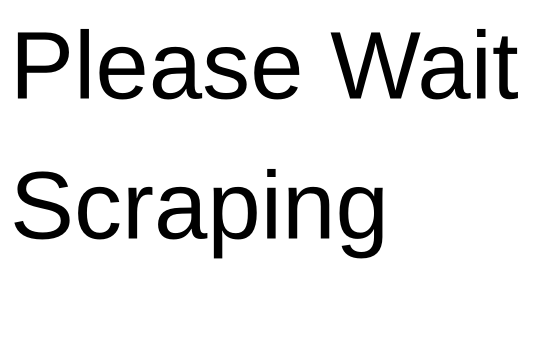
<?xml version="1.0" encoding="UTF-8"?>
<ui version="4.0">
 <class>Widget</class>
 <widget class="QWidget" name="Widget">
  <property name="geometry">
   <rect>
    <x>0</x>
    <y>0</y>
    <width>534</width>
    <height>339</height>
   </rect>
  </property>
  <property name="windowTitle">
   <string>Widget</string>
  </property>
  <property name="styleSheet">
   <string notr="true">background:white</string>
  </property>
  <widget class="QLabel" name="label">
   <property name="geometry">
    <rect>
     <x>10</x>
     <y>-10</y>
     <width>521</width>
     <height>151</height>
    </rect>
   </property>
   <property name="font">
    <font>
     <pointsize>72</pointsize>
    </font>
   </property>
   <property name="text">
    <string>Please Wait</string>
   </property>
  </widget>
  <widget class="QLabel" name="label_2">
   <property name="geometry">
    <rect>
     <x>10</x>
     <y>130</y>
     <width>521</width>
     <height>151</height>
    </rect>
   </property>
   <property name="font">
    <font>
     <pointsize>72</pointsize>
    </font>
   </property>
   <property name="text">
    <string>Scraping</string>
   </property>
  </widget>
 </widget>
 <layoutdefault spacing="6" margin="11"/>
 <resources/>
 <connections/>
</ui>
